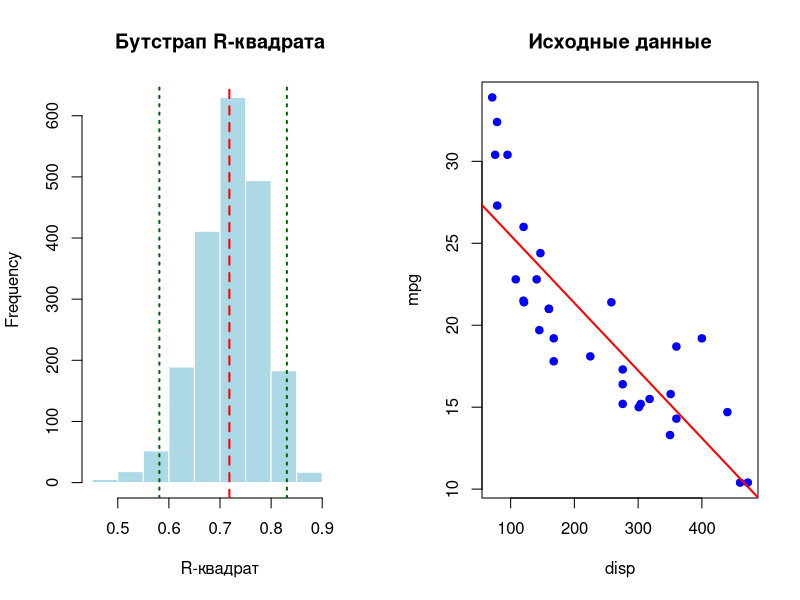

Recreate this plot in R.
set.seed(0)
library(boot)

rsq_function <- function(formula, data, indices) {
  d <- data[indices,]
  fit <- lm(formula, data = d)
  return(summary(fit)$r.square)
}

reps <- boot(data = mtcars, 
            statistic = rsq_function, 
            R = 2000, 
            formula = mpg ~ disp)

pe <- rsq_function(mpg ~ disp, mtcars, 1:nrow(mtcars))

par(mfrow = c(1, 2))

hist(reps$t, 
     main = "Бутстрап R-квадрата",
     xlab = "R-квадрат",
     col = "lightblue",
     border = "white")
abline(v = pe, col = "red", lwd = 2, lty = 2)
abline(v = boot.ci(reps, type = "perc")$percent[4:5], 
       col = "darkgreen", lty = 3, lwd = 2)

plot(mpg ~ disp, 
     data = mtcars,
     main = "Исходные данные",
     pch = 19, col = "blue")
abline(lm(mpg ~ disp, data = mtcars), 
       col = "red", lwd = 2)

cat("Результаты:\n")
cat("Точечная оценка R-квадрата:", round(pe, 3), "\n")
ci <- boot.ci(reps, type = "perc")
cat("95% ДИ: [", round(ci$percent[4], 3), ",", 
    round(ci$percent[5], 3), "]\n")
